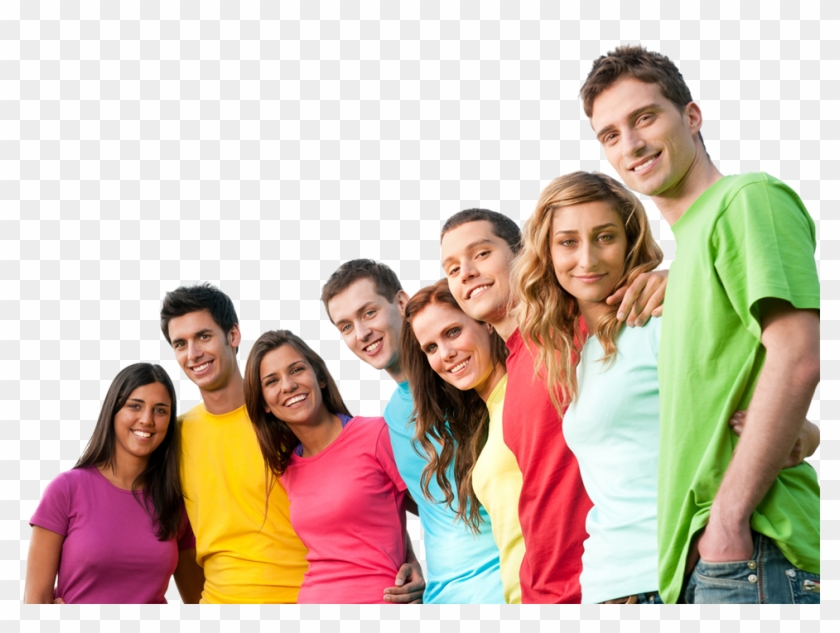
#> input picture practice/photo2.jpg, 840 x 633 px; its folder holds only this picture in this run
$ python script.py
#> lines starting #> are read from the running program, lines starting #| are printed output that depends on the picture
import cv2
import os
import glob

images = glob.glob("*.jpg") #glob is used to find path names given some kind of pattern . Here this takes all images in the folder

for image in images:
    img = cv2.imread(image,1)  # if u want to read only one then : img = cv2.imread("photo2",0)
#> img is the input picture: shape (633, 840, 3); mean B, G, R 175, 190.2, 207.6
    path = 'resized'
    re = cv2.resize(img,(290,350))
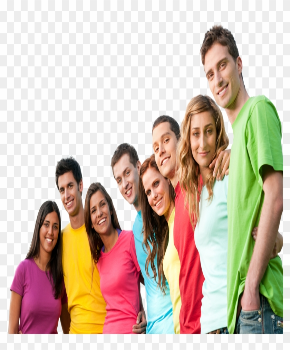
#> re: shape (350, 290, 3); mean B, G, R 174.9, 190.1, 207.5
    cv2.imshow("Gray",re)
    cv2.waitKey(0)
    cv2.destroyAllWindows()
    cv2.imwrite(os.path.join(path,"resized_"+image),re)

# to print type of image                          : print(type(img))
# to pring img in terms of array(matrix) of bits  : print(img)
# to print resolution of image                    : print(img.shape)
